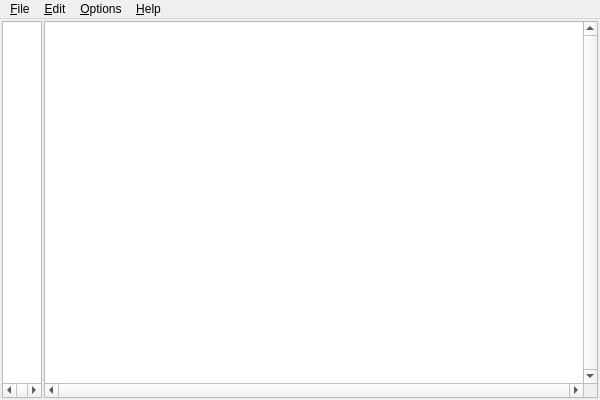
<?xml version="1.0" encoding="UTF-8"?>
<ui version="4.0">
 <class>CliphistWindow</class>
 <widget class="QMainWindow" name="CliphistWindow">
  <property name="geometry">
   <rect>
    <x>0</x>
    <y>0</y>
    <width>600</width>
    <height>400</height>
   </rect>
  </property>
  <property name="windowTitle">
   <string>Clipboard History 2</string>
  </property>
  <widget class="QWidget" name="centralWidget">
   <layout class="QGridLayout" name="gridLayout">
    <property name="margin">
     <number>2</number>
    </property>
    <property name="spacing">
     <number>2</number>
    </property>
    <item row="0" column="0">
     <widget class="QListWidget" name="listWidgetLineNumbers">
      <property name="sizePolicy">
       <sizepolicy hsizetype="Fixed" vsizetype="Expanding">
        <horstretch>0</horstretch>
        <verstretch>0</verstretch>
       </sizepolicy>
      </property>
      <property name="maximumSize">
       <size>
        <width>40</width>
        <height>16777215</height>
       </size>
      </property>
      <property name="focusPolicy">
       <enum>Qt::NoFocus</enum>
      </property>
      <property name="verticalScrollBarPolicy">
       <enum>Qt::ScrollBarAlwaysOff</enum>
      </property>
      <property name="horizontalScrollBarPolicy">
       <enum>Qt::ScrollBarAlwaysOn</enum>
      </property>
      <property name="editTriggers">
       <set>QAbstractItemView::NoEditTriggers</set>
      </property>
      <property name="selectionMode">
       <enum>QAbstractItemView::NoSelection</enum>
      </property>
     </widget>
    </item>
    <item row="0" column="1">
     <widget class="QListWidget" name="listWidget">
      <property name="verticalScrollBarPolicy">
       <enum>Qt::ScrollBarAlwaysOn</enum>
      </property>
      <property name="horizontalScrollBarPolicy">
       <enum>Qt::ScrollBarAlwaysOn</enum>
      </property>
      <property name="editTriggers">
       <set>QAbstractItemView::EditKeyPressed</set>
      </property>
     </widget>
    </item>
   </layout>
  </widget>
  <widget class="QMenuBar" name="menuBar">
   <property name="geometry">
    <rect>
     <x>0</x>
     <y>0</y>
     <width>600</width>
     <height>22</height>
    </rect>
   </property>
   <widget class="QMenu" name="menuFile">
    <property name="title">
     <string>&amp;File</string>
    </property>
    <addaction name="actionOpen"/>
    <addaction name="actionSave"/>
    <addaction name="actionSave_as"/>
    <addaction name="separator"/>
    <addaction name="action_Quit"/>
   </widget>
   <widget class="QMenu" name="menu_Edit">
    <property name="title">
     <string>&amp;Edit</string>
    </property>
    <addaction name="actionDelete_all_entries"/>
    <addaction name="actionDelete_marked_entry"/>
    <addaction name="separator"/>
    <addaction name="actionA_dd_marked_to_new_entry"/>
    <addaction name="actionMove_selected_entry_to_top"/>
    <addaction name="action_Edit_entry"/>
    <addaction name="separator"/>
    <addaction name="action_Find_text"/>
    <addaction name="actionFind_next"/>
    <addaction name="separator"/>
   </widget>
   <widget class="QMenu" name="menuHelp">
    <property name="title">
     <string>&amp;Help</string>
    </property>
    <addaction name="actionHelp"/>
    <addaction name="separator"/>
    <addaction name="actionAbout"/>
    <addaction name="actionAbout_Qt"/>
   </widget>
   <widget class="QMenu" name="menu_Options">
    <property name="title">
     <string>&amp;Options</string>
    </property>
    <addaction name="action_Activate_cliphist"/>
    <addaction name="actionErase_clipboard_contents"/>
    <addaction name="separator"/>
    <addaction name="actionSelect_font"/>
    <addaction name="action_Lines_per_entry"/>
    <addaction name="actionMaximal_number_of_entries"/>
    <addaction name="separator"/>
    <addaction name="action_Double_click_to_select"/>
    <addaction name="actionAutoload_data"/>
    <addaction name="actionAutoload_window_position_and_size"/>
    <addaction name="actionNew_clipboard_content_updates_selection"/>
    <addaction name="actionEnable_support_for_images"/>
    <addaction name="actionAlways_move_to_first_position_if_found"/>
    <addaction name="actionUse_timer_to_detect_clipboard_changes"/>
    <addaction name="actionAlways_on_top"/>
    <addaction name="separator"/>
    <addaction name="actionSet_to_default_position_and_size"/>
   </widget>
   <addaction name="menuFile"/>
   <addaction name="menu_Edit"/>
   <addaction name="menu_Options"/>
   <addaction name="menuHelp"/>
  </widget>
  <action name="actionOpen">
   <property name="text">
    <string>&amp;Load...</string>
   </property>
   <property name="shortcut">
    <string>Ctrl+O</string>
   </property>
  </action>
  <action name="actionSave">
   <property name="text">
    <string>&amp;Save</string>
   </property>
   <property name="shortcut">
    <string>Ctrl+S</string>
   </property>
  </action>
  <action name="actionSave_as">
   <property name="text">
    <string>Save &amp;as...</string>
   </property>
   <property name="shortcut">
    <string>Ctrl+A</string>
   </property>
  </action>
  <action name="action_Quit">
   <property name="text">
    <string>&amp;Quit</string>
   </property>
   <property name="shortcut">
    <string>Ctrl+Q</string>
   </property>
  </action>
  <action name="actionHelp">
   <property name="text">
    <string>&amp;Help...</string>
   </property>
   <property name="shortcut">
    <string>F1</string>
   </property>
  </action>
  <action name="actionAbout">
   <property name="text">
    <string>&amp;About...</string>
   </property>
  </action>
  <action name="actionDelete_all_entries">
   <property name="text">
    <string>Delete &amp;all entries...</string>
   </property>
  </action>
  <action name="actionDelete_marked_entry">
   <property name="text">
    <string>&amp;Delete marked entries</string>
   </property>
   <property name="shortcut">
    <string>Ctrl+D</string>
   </property>
  </action>
  <action name="action_Find_text">
   <property name="text">
    <string>&amp;Find text...</string>
   </property>
   <property name="shortcut">
    <string>Ctrl+F</string>
   </property>
  </action>
  <action name="actionFind_next">
   <property name="text">
    <string>Find &amp;next</string>
   </property>
   <property name="shortcut">
    <string>Ctrl+N</string>
   </property>
  </action>
  <action name="action_Edit_entry">
   <property name="text">
    <string>&amp;Edit entry...</string>
   </property>
   <property name="shortcut">
    <string>Ctrl+E</string>
   </property>
  </action>
  <action name="action_Activate_cliphist">
   <property name="checkable">
    <bool>true</bool>
   </property>
   <property name="checked">
    <bool>true</bool>
   </property>
   <property name="text">
    <string>&amp;Activate Clipboard History</string>
   </property>
  </action>
  <action name="actionErase_clipboard_contents">
   <property name="text">
    <string>&amp;Erase actual clipboard content</string>
   </property>
  </action>
  <action name="action_Lines_per_entry">
   <property name="text">
    <string>&amp;Lines per entry...</string>
   </property>
  </action>
  <action name="actionSelect_font">
   <property name="text">
    <string>Select &amp;font...</string>
   </property>
  </action>
  <action name="action_Double_click_to_select">
   <property name="checkable">
    <bool>true</bool>
   </property>
   <property name="checked">
    <bool>true</bool>
   </property>
   <property name="text">
    <string>&amp;Double click to select</string>
   </property>
  </action>
  <action name="actionAutoload_data">
   <property name="checkable">
    <bool>true</bool>
   </property>
   <property name="checked">
    <bool>true</bool>
   </property>
   <property name="text">
    <string>&amp;Autoload data</string>
   </property>
  </action>
  <action name="actionAutoload_window_position_and_size">
   <property name="checkable">
    <bool>true</bool>
   </property>
   <property name="checked">
    <bool>true</bool>
   </property>
   <property name="text">
    <string>Autoload &amp;window position and size</string>
   </property>
  </action>
  <action name="actionAbout_Qt">
   <property name="text">
    <string>About &amp;Qt...</string>
   </property>
  </action>
  <action name="actionAlways_on_top">
   <property name="checkable">
    <bool>true</bool>
   </property>
   <property name="checked">
    <bool>false</bool>
   </property>
   <property name="text">
    <string>Always on &amp;top</string>
   </property>
  </action>
  <action name="actionMaximal_number_of_entries">
   <property name="text">
    <string>Ma&amp;ximal number of entries...</string>
   </property>
  </action>
  <action name="actionNew_clipboard_content_updates_selection">
   <property name="checkable">
    <bool>true</bool>
   </property>
   <property name="checked">
    <bool>true</bool>
   </property>
   <property name="text">
    <string>&amp;New clipboard content updates selection</string>
   </property>
  </action>
  <action name="actionUse_timer_to_detect_clipboard_changes">
   <property name="checkable">
    <bool>true</bool>
   </property>
   <property name="text">
    <string>Use &amp;timer to detect clipboard changes</string>
   </property>
  </action>
  <action name="actionSet_to_default_position_and_size">
   <property name="text">
    <string>Set to default position and size</string>
   </property>
  </action>
  <action name="actionMove_selected_entry_to_top">
   <property name="text">
    <string>Move marked entry to top</string>
   </property>
   <property name="shortcut">
    <string>Ctrl+V</string>
   </property>
  </action>
  <action name="actionA_dd_marked_to_new_entry">
   <property name="text">
    <string>A&amp;dd marked to new entry</string>
   </property>
   <property name="shortcut">
    <string>Ctrl+Y</string>
   </property>
  </action>
  <action name="actionAlways_move_to_first_position_if_found">
   <property name="checkable">
    <bool>true</bool>
   </property>
   <property name="text">
    <string>Always move to first position if found</string>
   </property>
  </action>
  <action name="actionEnable_support_for_images">
   <property name="checkable">
    <bool>true</bool>
   </property>
   <property name="checked">
    <bool>true</bool>
   </property>
   <property name="text">
    <string>Enable support for images</string>
   </property>
  </action>
 </widget>
 <layoutdefault spacing="6" margin="11"/>
 <resources/>
 <connections/>
 <slots>
  <slot>sltItemActivated(QListWidgetItem*)</slot>
 </slots>
</ui>
